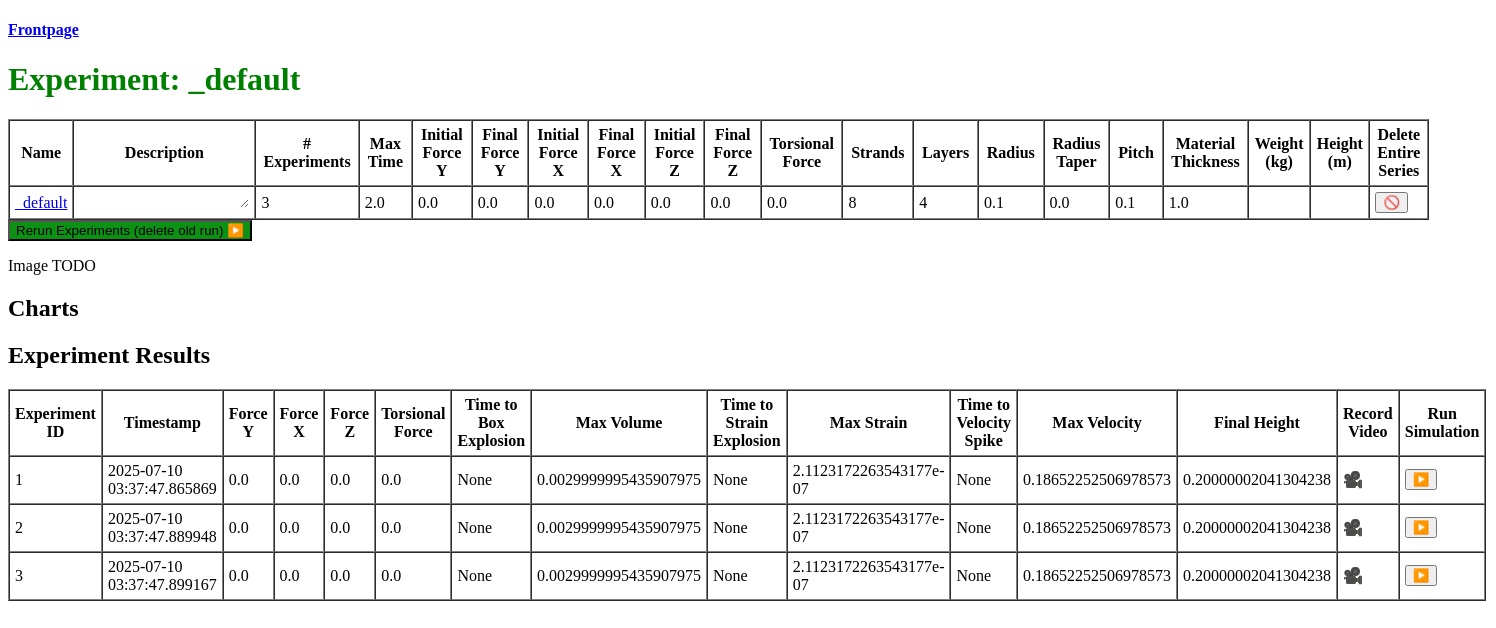
Page /experiments/_default on the committed database.
### database/models/experiment_series.py (models this page shows, shortened)
class ExperimentSeries(Base):
	__tablename__ = 'experiment_series'
	experiment_series_name = Column(String, primary_key=True, unique=True, nullable=False)
	description = Column(String, default='')
	num_experiments = Column(Integer, default=50)
	max_simulation_time = Column(Float, default=10.0)
	bounding_box_volume_threshold = Column(Float, default=1.8)
	beam_strain_threshold = Column(Float, default=0.08)
	node_velocity_threshold = Column(Float, default=3.0)
	initial_force_applied_in_y_direction = Column(Float, default=0.0)
	final_force_in_y_direction = Column(Float, default=0.0)
	initial_force_applied_in_x_direction = Column(Float, default=0.0)
	final_force_in_x_direction = Column(Float, default=0.0)
	initial_force_applied_in_z_direction = Column(Float, default=0.0)
	final_force_in_z_direction = Column(Float, default=0.0)
	torsional_force = Column(Float, default=0.0)
	num_strands = Column(Integer, default=8)
	num_layers = Column(Integer, default=4)
	radius = Column(Float, default=0.1)
	pitch = Column(Float, default=0.1)  # The distance between two consecutive strands in the same layer
	radius_taper = Column(Float, default=0.0)  # Conicity (how much it narrows towards the top)
	material_thickness = Column(Float, default=1.0)
	material_youngs_modulus = Column(Float, default=1.72e10)  # Glass-reinforced polyester (GRP) https://en.wikipedia.org/wiki/Young%27s_modulus
	weight_kg = Column(Float, default=None)
	height_m = Column(Float, default=None)
	is_experiments_outdated = Column(Boolean, default=False) # Used to know that the values in this table have been changed without rerunning the experiments

### database/models/experiment.py (models this page shows)
class Experiment(Base):
	__tablename__ = 'experiments'
	id = Column(Integer, primary_key=True, autoincrement=True)
	experiment_id = Column(Integer, primary_key=False, autoincrement=False)
	experiment_series_name = Column(String, ForeignKey('experiment_series.experiment_series_name'), nullable=False)
	timestamp = Column(DateTime, default=datetime.utcnow)
	force_in_x_direction = Column(Float)
	force_in_y_direction = Column(Float)
	force_in_z_direction = Column(Float)
	torsional_force = Column(Float)
	time_to_bounding_box_explosion = Column(Float)
	max_bounding_box_volume = Column(Float)
	time_to_beam_strain_exceed_explosion = Column(Float)
	max_beam_strain = Column(Float)
	time_to_node_velocity_spike_explosion = Column(Float)
	max_node_velocity = Column(Float)
	final_height = Column(Float)

### experiments_server/server.py (the view)
@app.route("/experiments/<experiment_series_name>", methods=["GET"])
def experiments_page(experiment_series_name):
    experiment_series = select_experiment_series_by_name(g.db, experiment_series_name)
    experiments = select_all_experiments_by_series_name(g.db, experiment_series_name)
    if experiment_series.is_experiments_outdated:
        flash(f"The experiments are outdated (experiment series config have been changed). Please run the experiments again.", "error")
    return render_template(
        "experiments/experiments.html",
        experiment_series=experiment_series,
        experiments=experiments
    )

### database/experiment_series_queries.py (called while the page is built)
def select_experiment_series_by_name(session, experiment_series_name):
	experiment_series = session.query(ExperimentSeries).filter_by(experiment_series_name=experiment_series_name).first()
	return experiment_series

### database/experiments_queries.py (called while the page is built)
def select_all_experiments_by_series_name(session, experiment_series_name):
	experiments = session.query(Experiment).filter_by(experiment_series_name=experiment_series_name).order_by(Experiment.experiment_id).all()
	return experiments

### experiments_server/server.py (called while the page is built)
@app.before_request
def create_session():
	g.db = SessionLocal()

@app.teardown_appcontext
def teardown_session(exception=None):
	db = g.pop('db', None)
	if db is not None:
		db.close()

### experiments_server/templates/experiments/experiments.html (shortened to what this page needs)
{% extends "layout.html" %}
{% block body %}
<h1 style="color: green">Experiment: {{experiment_series.experiment_series_name}}</h1>
<table border="1" cellpadding="5" cellspacing="0">
    <thead>
        <tr>
            <th>Name</th>
            <th style="width: 170px;">Description</th>
            <th># Experiments</th>
            <th>Max Time</th>
            <th>Initial Force Y</th>
            <th>Final Force Y</th>
            <th>Initial Force X</th>
            <th>Final Force X</th>
            <th>Initial Force Z</th>
            <th>Final Force Z</th>
            <th>Torsional Force</th>
            <th>Strands</th>
            <th>Layers</th>
            <th>Radius</th>
            <th>Radius Taper</th>
            <th title="Smaller pitch → tighter twist; larger pitch → looser, more vertical strands">Pitch</th>
            <th>Material Thickness</th>
            <th>Weight (kg)</th>
            <th>Height (m)</th>
            <th>Delete Entire Series</th>
        </tr>
    </thead>
    <tbody>
        <tr class="{% if experiment_series.is_experiments_outdated %}outdated{% endif %}">
            <td><a href="/experiments/{{ experiment_series.experiment_series_name }}">{{ experiment_series.experiment_series_name }}</a></td>
            <td>
                <textarea
                    id="description-textarea"
                    data-field="description"
                    onblur="submitEdit(this)"
                    onkeydown="handleKey(event, this)">{{ experiment_series.description }}</textarea>
            </td>
            <td>
                <input type="number"
                       min="1"
                       value="{{ experiment_series.num_experiments }}"
                       data-field="num_experiments"
                       onblur="submitEdit(this)"
                       onkeydown="handleKey(event, this)">
            </td>
            <td>
                <input type="number"
                       min="0"
                       value="{{ experiment_series.max_simulation_time }}"
                       data-field="max_simulation_time"
                       onblur="submitEdit(this)"
                       onkeydown="handleKey(event, this)">
            </td>
            <td>
                <input type="number"
                       value="{{ experiment_series.initial_force_applied_in_y_direction }}"
                       data-field="initial_force_applied_in_y_direction"
                       onblur="submitEdit(this)"
                       onkeydown="handleKey(event, this)">
            </td>
            <td>
                <input type="number"
                       value="{{ experiment_series.final_force_in_y_direction }}"
                       data-field="final_force_in_y_direction"
                       onblur="submitEdit(this)"
                       onkeydown="handleKey(event, this)">
            </td>
            <td>
                <input type="number"
                       value="{{ experiment_series.initial_force_applied_in_x_direction }}"
                       data-field="initial_force_applied_in_x_direction"
                       onblur="submitEdit(this)"
                       onkeydown="handleKey(event, this)">
            </td>
            <td>
                <input type="number"
                       value="{{ experiment_series.final_force_in_x_direction }}"
                       data-field="final_force_in_x_direction"
                       onblur="submitEdit(this)"
                       onkeydown="handleKey(event, this)">
            </td>
            <td>
                <input type="number"
                       value="{{ experiment_series.initial_force_applied_in_z_direction }}"
                       data-field="initial_force_applied_in_z_direction"
                       onblur="submitEdit(this)"
                       onkeydown="handleKey(event, this)">
            </td>
            <td>
                <input type="number"
                       value="{{ experiment_series.final_force_in_z_direction }}"
                       data-field="final_force_in_z_direction"
                       onblur="submitEdit(this)"
                       onkeydown="handleKey(event, this)">
            </td>
            <td>
                <input type="number"
                       value="{{ experiment_series.torsional_force }}"
                       data-field="torsional_force"
                       onblur="submitEdit(this)"
                       onkeydown="handleKey(event, this)">
            </td>
            <td>
                <input type="number"
                       min="1"
                       value="{{ experiment_series.num_strands }}"
                       data-field="num_strands"
                       onblur="submitEdit(this)"
                       onkeydown="handleKey(event, this)">
            </td>
            <td>
                <input type="number"
                       min="1"
                       value="{{ experiment_series.num_layers }}"
                       data-field="num_layers"
                       onblur="submitEdit(this)"
                       onkeydown="handleKey(event, this)">
            </td>
            <td>
                <input  type="number"
                        min="0.01"
                        step="0.01"
                        value="{{ experiment_series.radius }}"
                        data-field="radius"
                        onblur="submitEdit(this)"
                        onkeydown="handleKey(event, this)">
            </td>
            <td>
                <input  type="number"
                        step="0.01"
                        value="{{ experiment_series.radius_taper }}"
                        data-field="radius_taper"
                        onblur="submitEdit(this)"
                        onkeydown="handleKey(event, this)">
            </td>
            <td>
                <input  type="number"
                        min="0.1"
                        step="0.1"
                        value="{{ experiment_series.pitch }}"
                        data-field="pitch"
                        onblur="submitEdit(this)"
                        onkeydown="handleKey(event, this)">
            </td>
            <td>
                <input type="number"
                       value="{{ experiment_series.material_thickness }}"
                       data-field="material_thickness"
                       onblur="submitEdit(this)"
                       onkeydown="handleKey(event, this)">
            </td>
            <td>{{ "%.2f"|format(experiment_series.weight_kg) if experiment_series.weight_kg is not none else "" }}</td>
            <td>{{ "%.2f"|format(experiment_series.height_m) if experiment_series.height_m is not none else "" }}</td>
            <td>
                <form action="/api/experiment_series/delete/{{ experiment_series.experiment_series_name }}" method="POST" onsubmit="return confirm('Are you sure you want to delete this experiment series?');">
                    <button type="submit">🚫</button>
                </form>
            </td>
        </tr>
    </tbody>
</table>
<form action="/api/experiments/all/{{ experiment_series.experiment_series_name }}" method="POST">
	<button id="run-experiments-button" type="submit">
		{% if experiments %}
			Rerun Experiments (delete old run) ▶️
		{% else %}
			Run Experiments Series ▶️
		{% endif %}
	</button>
</form>
<p>Image TODO</p>
{% include "experiments/charts.html" %}
{% include "experiments/experimentsTable.html" %}
{% endblock %}

### experiments_server/templates/experiments/experimentsTable.html (shortened to what this page needs)
<h2>Experiment Results</h2>
<table border="1" cellpadding="5" cellspacing="0">
    <thead>
        <tr>
            <th>Experiment ID</th>
            <th>Timestamp</th>
            <th>Force Y</th>
            <th>Force X</th>
            <th>Force Z</th>
            <th>Torsional Force</th>
            <th>Time to Box Explosion</th>
            <th>Max Volume</th>
            <th>Time to Strain Explosion</th>
            <th>Max Strain</th>
            <th>Time to Velocity Spike</th>
            <th>Max Velocity</th>
            <th>Final Height</th>
            <th>Record Video</th>
            <th>Run Simulation</th>
        </tr>
    </thead>
    <tbody>
        {% for experiment in experiments %}
        <tr>
            <td>{{ experiment.experiment_id }}</td>
            <td>{{ experiment.timestamp }}</td>
            <td>{{ experiment.force_in_y_direction }}</td>
            <td>{{ experiment.force_in_x_direction }}</td>
            <td>{{ experiment.force_in_z_direction }}</td>
            <td>{{ experiment.torsional_force }}</td>
            <td>{{ experiment.time_to_bounding_box_explosion }}</td>
            <td>{{ experiment.max_bounding_box_volume }}</td>
            <td>{{ experiment.time_to_beam_strain_exceed_explosion }}</td>
            <td>{{ experiment.max_beam_strain }}</td>
            <td>{{ experiment.time_to_node_velocity_spike_explosion }}</td>
            <td>{{ experiment.max_node_velocity }}</td>
            <td>{{ experiment.final_height }}</td>
            <td>🎥</td>
            <td><button class="run-btn" data-experiment-id="{{ experiment.experiment_id }}">▶️</button></td>
        </tr>
        {% endfor %}
    </tbody>
</table>

### experiments_server/static/style.css (style rules this page uses)
body { max-width: 95vw; }
td input[type="number"], td textarea, td select { width: 100%; font-size: inherit; font-family: inherit; border: none; background: transparent; padding: 0; margin: 0; box-sizing: border-box; appearance: none; }
#description-textarea { height: 0.8em; }
#run-experiments-button { background-color: #0c9115; }

### rows in the picture
ExperimentSeries: experiment_series_name "_default", num_experiments "3", max_simulation_time "2.0", initial_force_applied_in_y_direction "0.0", final_force_in_y_direction "0.0", initial_force_applied_in_x_direction "0.0", final_force_in_x_direction "0.0", initial_force_applied_in_z_direction "0.0", final_force_in_z_direction "0.0", torsional_force "0.0", num_strands "8", num_layers "4", radius "0.1", radius_taper "0.0", pitch "0.1", material_thickness "1.0"
Experiment: experiment_id "1", timestamp "2025-07-10 03:37:47.865869", force_in_y_direction "0.0", force_in_x_direction "0.0", force_in_z_direction "0.0", torsional_force "0.0", time_to_bounding_box_explosion "None", max_bounding_box_volume "0.0029999995435907975", time_to_beam_strain_exceed_explosion "None", max_beam_strain "2.1123172263543177e-07", time_to_node_velocity_spike_explosion "None", max_node_velocity "0.18652252506978573", final_height "0.20000002041304238"
Experiment: experiment_id "2", timestamp "2025-07-10 03:37:47.889948", force_in_y_direction "0.0", force_in_x_direction "0.0", force_in_z_direction "0.0", torsional_force "0.0", time_to_bounding_box_explosion "None", max_bounding_box_volume "0.0029999995435907975", time_to_beam_strain_exceed_explosion "None", max_beam_strain "2.1123172263543177e-07", time_to_node_velocity_spike_explosion "None", max_node_velocity "0.18652252506978573", final_height "0.20000002041304238"
Experiment: experiment_id "3", timestamp "2025-07-10 03:37:47.899167", force_in_y_direction "0.0", force_in_x_direction "0.0", force_in_z_direction "0.0", torsional_force "0.0", time_to_bounding_box_explosion "None", max_bounding_box_volume "0.0029999995435907975", time_to_beam_strain_exceed_explosion "None", max_beam_strain "2.1123172263543177e-07", time_to_node_velocity_spike_explosion "None", max_node_velocity "0.18652252506978573", final_height "0.20000002041304238"
